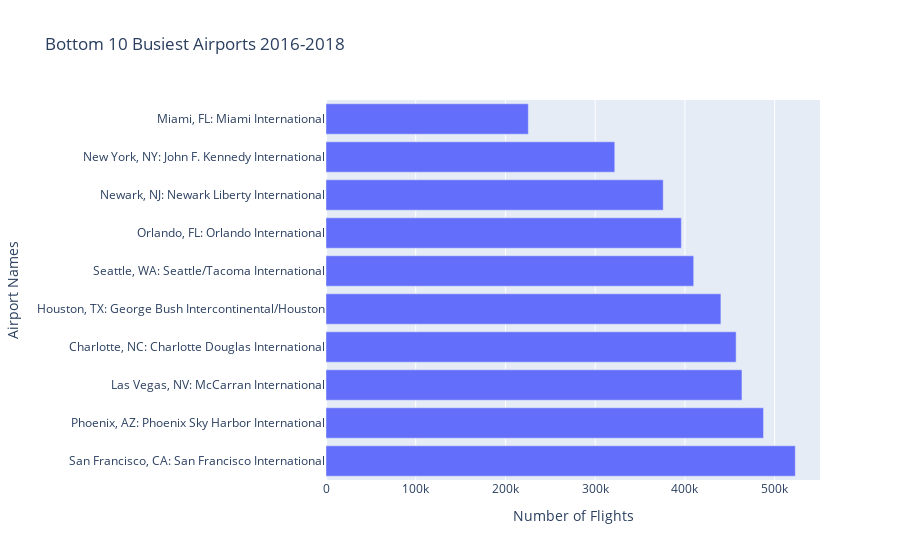

Write notebook code for a chart like this one.
### Code cell
fig = px.bar(rename_airport_data2, x='Number of Flights', y='Airport Names', orientation='h', title="Bottom 10 Busiest Airports 2016-2018")
fig.update_layout(
    yaxis=dict(
        autorange="reversed"
    )
)
fig.show()

### Figure 1 — Plotly figure (JSON) as saved in the notebook; plotly's stock layout.template omitted (floating-point values rounded to 4 significant figures)
{"data": [{"alignmentgroup": "True", "hovertemplate": "Number of Flights=%{x}<br>Airport Names=%{y}<extra></extra>", "legendgroup": "", "marker": {"color": "#636efa"}, "name": "", "offsetgroup": "", "orientation": "h", "showlegend": false, "textposition": "auto", "type": "bar", "x": [225493, 321829, 375824, 396042, 409789, 440098, 457082, 463568, 487615, 523011], "xaxis": "x", "y": ["Miami, FL: Miami International", "New York, NY: John F. Kennedy International", "Newark, NJ: Newark Liberty International", "Orlando, FL: Orlando International", "Seattle, WA: Seattle/Tacoma International", "Houston, TX: George Bush Intercontinental/Houston", "Charlotte, NC: Charlotte Douglas International", "Las Vegas, NV: McCarran International", "Phoenix, AZ: Phoenix Sky Harbor International", "San Francisco, CA: San Francisco International"], "yaxis": "y"}], "layout": {"autosize": true, "barmode": "relative", "legend": {"tracegroupgap": 0}, "title": {"text": "Bottom 10 Busiest Airports 2016-2018"}, "xaxis": {"anchor": "y", "autorange": true, "domain": [0, 1], "range": [0, 550500.0], "title": {"text": "Number of Flights"}, "type": "linear"}, "yaxis": {"anchor": "x", "autorange": true, "domain": [0, 1], "range": [9.5, -0.5], "title": {"text": "Airport Names"}, "type": "category"}}}
